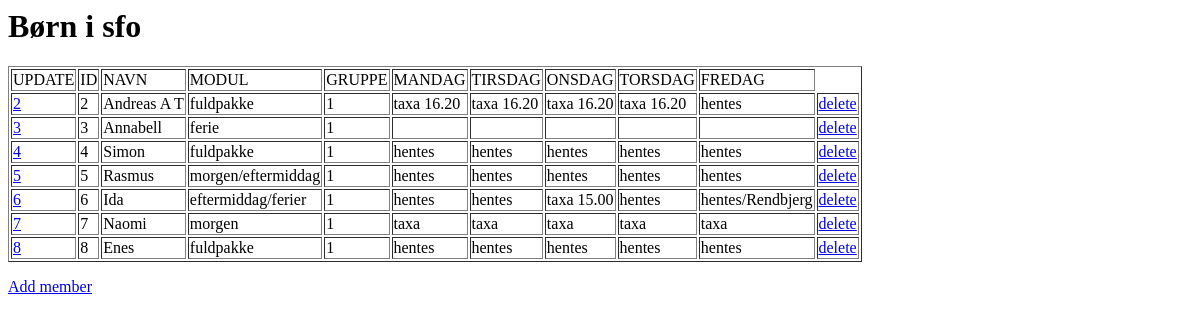
/members/, run on an earlier commit of the app's database.
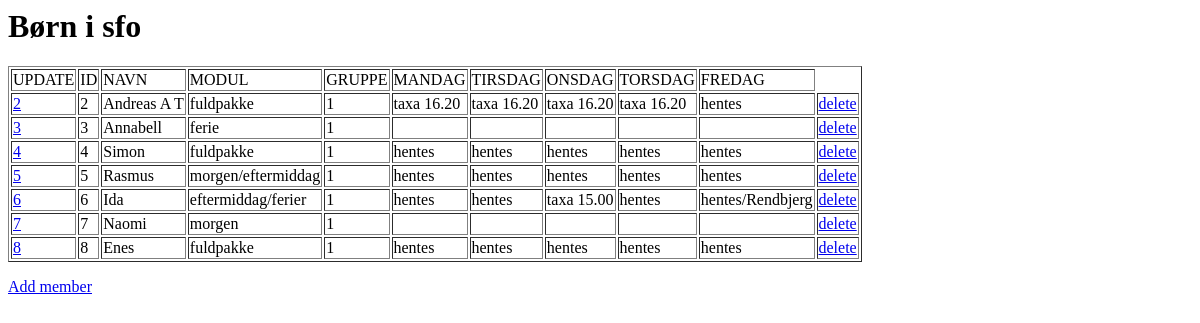
And on a later commit of the database.
### members/models.py (models this page shows)
class Members(models.Model):
    gruppe = models.TextField(blank=True)
    name = models.CharField(max_length=255)
    modul = models.CharField(max_length=255)
    mandag = models.CharField(blank=True, max_length=255)
    tirsdag = models.CharField(blank=True, max_length=255)
    onsdag = models.CharField(blank=True, max_length=255)
    torsdag = models.CharField(blank=True, max_length=255)
    fredag = models.CharField(blank=True, max_length=255)

### members/views.py (the view)
# urls.py: path('', views.index, name='index'),
def index(request):
    mymembers = Members.objects.all().values()
    template = loader.get_template('index.html')
    context = {
        'mymembers': mymembers
    }
    return HttpResponse(template.render(context, request))

### members/templates/index.html
<h1>Børn i sfo</h1>
<table border="1">
    <td> UPDATE </td>
    <td> ID </td>
    <td> NAVN </td>
    <td> MODUL </td>
    <td> GRUPPE </td>
    <td> MANDAG </td>
    <td> TIRSDAG </td>
    <td> ONSDAG </td>
    <td> TORSDAG </td>
    <td> FREDAG </td>
{% for x in mymembers %}
<tr>
    <td><a href="update/{{ x.id }}">{{ x.id }}</a></td>
    <td>{{ x.id }}</td>
    <td>{{ x.name }}</td>
    <td>{{ x.modul }}</td>
    <td>{{ x.gruppe }}</td>
    <td>{{ x.mandag }}</td>
    <td>{{ x.tirsdag }}</td>
    <td>{{ x.onsdag }}</td>
    <td>{{ x.torsdag }}</td>
    <td>{{ x.fredag }}</td>
    <td><a href="delete/{{ x.id }}">delete</a></td>
</tr>
{% endfor %}
</table>
<p>
    <a href="add/">Add member</a>
</p>

What changed in the data, as far as the page shows it:
changed Members "Naomi": mandag "taxa" → (not shown); tirsdag "taxa" → (not shown); onsdag "taxa" → (not shown); torsdag "taxa" → (not shown); fredag "taxa" → (not shown)
